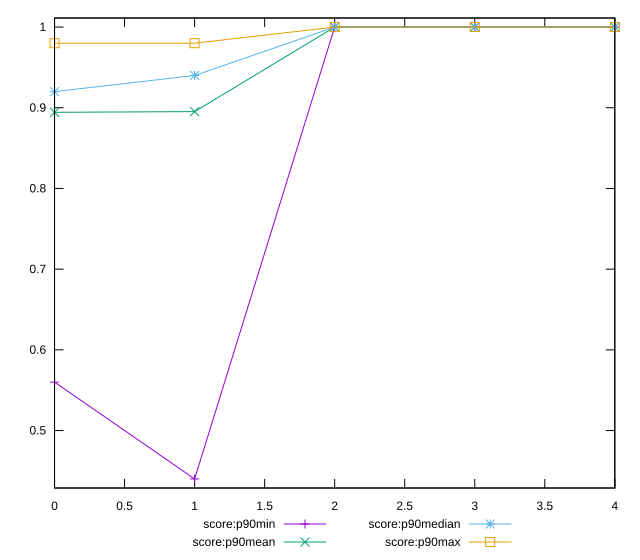

Write gnuplot code to recreate this figure.
reset

$scoreP90Min <<EOF
0 0.56
1 0.44
2 1
3 1
4 1
EOF

$scoreP90Mean <<EOF
0 0.8943617021276593
1 0.8952127659574474
2 1
3 1
4 1
EOF

$scoreP90Median <<EOF
0 0.92
1 0.94
2 1
3 1
4 1
EOF

$scoreP90Max <<EOF
0 0.98
1 0.98
2 1
3 1
4 1
EOF

set key outside below
set xrange [0:4]
set yrange [0.4288:1.0112]
set trange [0.4288:1.0112]
set terminal svg size 640, 560 enhanced background rgb 'white'
set output "report_00019_2021-02-10T18-14-37.922Z//total-blocking-time/progression/score.svg"

plot $scoreP90Min title "score:p90min" with linespoints, \
     $scoreP90Mean title "score:p90mean" with linespoints, \
     $scoreP90Median title "score:p90median" with linespoints, \
     $scoreP90Max title "score:p90max" with linespoints

reset
